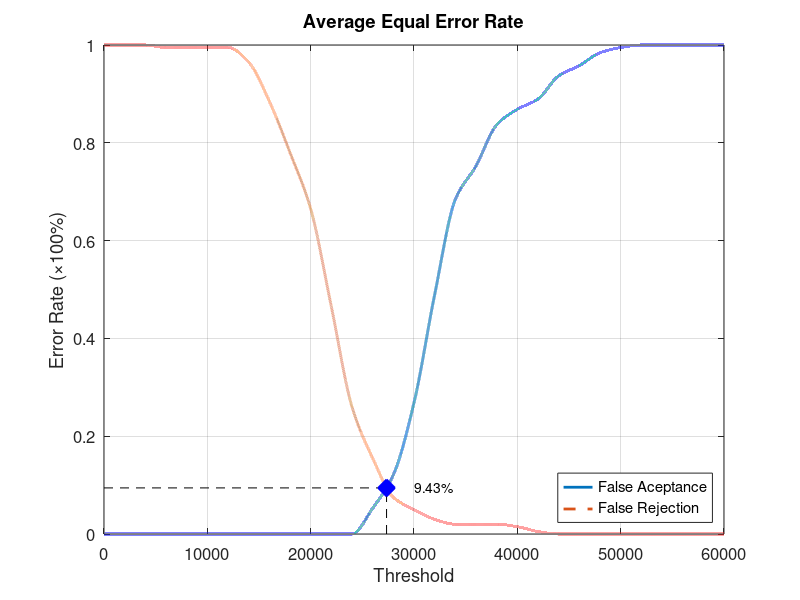
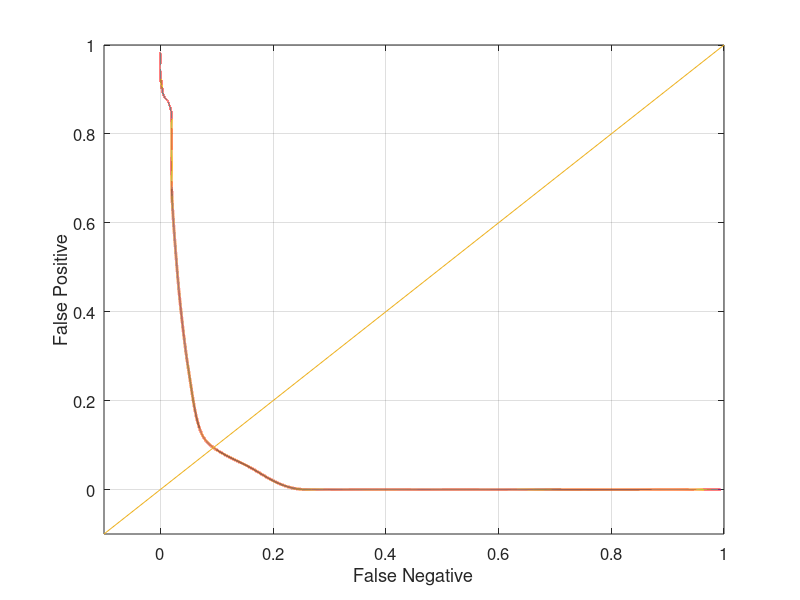

Source code (MATLAB) for these figures, in order:
function yEER = Database2_3
close all;
clear;
clc;
x = 0:2000:60000;
xq = 0:0.5:60000;

y0 = [0 0 0 0 0 0 0 0 0 0 0 0 0 0.0526316 0.121053 0.268421 0.489474 0.684211 0.752632 0.836842 0.868421 0.889474 0.936842 0.957895 0.984211 0.994737 1 1 1 1 1];
yy0 = interp1(x, y0, xq, 'pchip');
y1 = [1 1 1 0.995 0.995 0.995 0.995 0.965 0.885 0.78 0.665 0.465 0.26 0.155 0.075 0.05 0.03 0.02 0.02 0.02 0.015 0.005 0 0 0 0 0 0 0 0 0];
yy1 = interp1(x, y1, xq, 'pchip');

% Calculating EER: 
y2 = abs(y0 - y1);
find(y2 == min(y2))
yy2 = abs(yy0 - yy1);
xEER = find(yy2 == min(yy2));
xEERIndex = xq(xEER) % X-axis EER
yEER = yy0(xEER) % Y-axis EER

main = figure
plot(xq, yy0,'-','LineWidth', 2);	hold on
plot(xq, yy1,'--','LineWidth', 2);	hold on
plot([xEERIndex xEERIndex], [0 yEER], 'k--');	hold on
plot([0 xEERIndex], [yEER yEER], 'k--');	hold on
plot(xEERIndex, yEER, 'bx', 'LineWidth', 10);	hold on
text(xEERIndex + 10 * xEERIndex / 100, yEER, [num2str(round((10000 * yEER)) / 100) '%'])
legend('False Aceptance', 'False Rejection', 'Location', 'SouthEast')
xlabel('Threshold')
ylabel('Error Rate (\times100%)')
title('Average Equal Error Rate')
set(gca, 'FontSize', 12)
axis([0 60000 0 1])
grid on

print(main, 'Database2_3Main', '-dpng');
FNRxFPR = figure('Color', [1 1 1]);
plot(yy1, yy0, '-', yy1, yy0, 'LineWidth', 2);
hold on
y = -0.1:0.1:1
plot(y, y); 
set(gca, 'FontSize', 12)
xlabel('False Negative')
ylabel('False Positive')
axis([-0.1 1 -0.1 1])
set(gca, 'FontSize', 12)
grid on

print(FNRxFPR, 'Database2_3FNRxFPR','-dpng');
end
